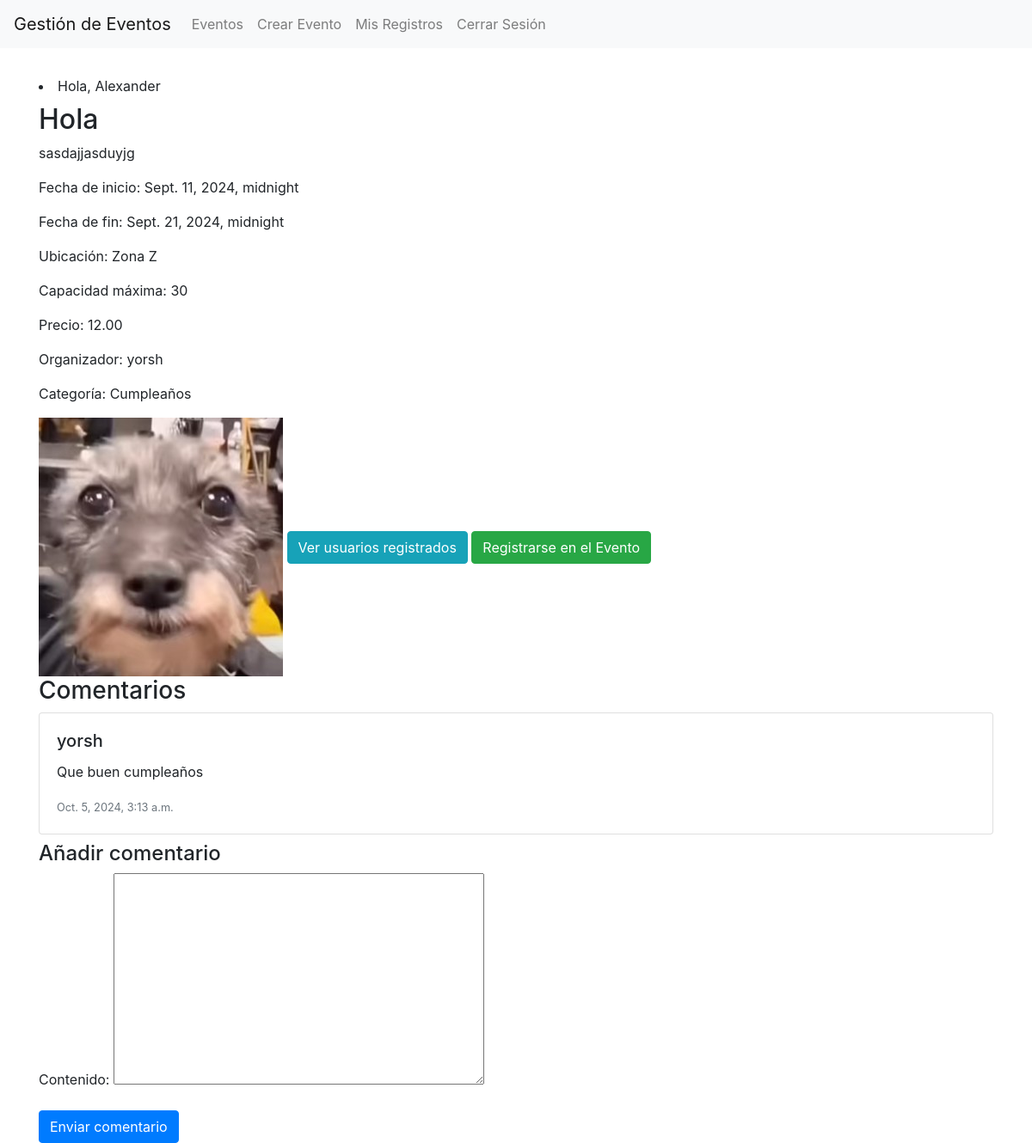
/evento/2/ (signed in), run on the app's committed database.
### events/models.py (models this page shows, shortened)
class Usuario(AbstractBaseUser, PermissionsMixin):
    username = models.CharField(max_length=150, unique=True)
    email = models.EmailField(_('email address'), unique=True)
    telefono = models.CharField(max_length=15, blank=True)
    bio = models.TextField(blank=True)
    fecha_nacimiento = models.DateField(null=True, blank=True)
    is_active = models.BooleanField(default=True)
    is_staff = models.BooleanField(default=False)
    objects = UsuarioManager()
    USERNAME_FIELD = 'username'
    REQUIRED_FIELDS = ['email']

class Evento(models.Model):
    ESTADO_CHOICES = [
        ('borrador', 'Borrador'),
        ('publicado', 'Publicado'),
        ('cancelado', 'Cancelado'),
    ]
    titulo = models.CharField(max_length=200)
    descripcion = models.TextField()
    fecha_inicio = models.DateTimeField()
    fecha_fin = models.DateTimeField()
    ubicacion = models.CharField(max_length=200)
    capacidad_maxima = models.PositiveIntegerField()
    precio = models.DecimalField(max_digits=10, decimal_places=2, default=0)
    organizador = models.ForeignKey(Usuario, on_delete=models.CASCADE, related_name='eventos_organizados')
    categoria = models.ForeignKey(Categoria, on_delete=models.SET_NULL, null=True, related_name='eventos')
    estado = models.CharField(max_length=10, choices=ESTADO_CHOICES, default='borrador')
    imagen = models.ImageField(upload_to='eventos/', blank=True, null=True)
    fecha_creacion = models.DateTimeField(auto_now_add=True)
    fecha_actualizacion = models.DateTimeField(auto_now=True)

class Categoria(models.Model):
    nombre = models.CharField(max_length=100)
    descripcion = models.TextField(blank=True)
    def __str__(self):
        return self.nombre

class Comentario(models.Model):
    evento = models.ForeignKey(Evento, on_delete=models.CASCADE, related_name='comentarios')
    usuario = models.ForeignKey(Usuario, on_delete=models.CASCADE, related_name='comentarios')
    contenido = models.TextField()
    fecha_creacion = models.DateTimeField(auto_now_add=True)

### events/views.py (the view)
# urls.py: path('evento/<int:pk>/', views.detalle_evento, name='detalle_evento'),
@login_required
def detalle_evento(request, pk):
    evento = get_object_or_404(Evento, pk=pk)
    if request.method == 'POST':
        form = ComentarioForm(request.POST)
        if form.is_valid():
            comentario = form.save(commit=False)
            comentario.evento = evento
            comentario.usuario = request.user
            comentario.save()
            messages.success(request, 'Comentario añadido exitosamente.')
            return redirect('detalle_evento', pk=pk)
    else:
        form = ComentarioForm()
    return render(request, 'events/detalle_evento.html', {'evento': evento, 'form': form})

### events/forms.py
class ComentarioForm(forms.ModelForm):
    class Meta:
        model = Comentario
        fields = ['contenido']

### events/templates/events/detalle_evento.html (shortened to what this page needs)
{% extends 'base.html' %}
{% block content %}
  <h2>{{ evento.titulo }}</h2>
  <p>{{ evento.descripcion }}</p>
  <p>Fecha de inicio: {{ evento.fecha_inicio }}</p>
  <p>Fecha de fin: {{ evento.fecha_fin }}</p>
  <p>Ubicación: {{ evento.ubicacion }}</p>
  <p>Capacidad máxima: {{ evento.capacidad_maxima }}</p>
  <p>Precio: {{ evento.precio }}</p>
  <p>Organizador: {{ evento.organizador.username }}</p>
  <p>Categoría: {{ evento.categoria }}</p>
  {% if evento.imagen %}
    <img src="{{ evento.imagen.url }}" alt="{{ evento.titulo }}" class="img-fluid">
  {% endif %}
  <a href="{% url 'usuarios_registrados_evento' evento.pk %}" class="btn btn-info">Ver usuarios registrados</a>
  {% if user.is_authenticated %}
    {% if user == evento.organizador %}
      <a href="{% url 'actualizar_evento' evento.pk %}" class="btn btn-primary">Actualizar Evento</a>
      <a href="{% url 'eliminar_evento' evento.pk %}" class="btn btn-danger">Eliminar Evento</a>
    {% else %}
      <a href="{% url 'registrar_evento' evento.pk %}" class="btn btn-success">Registrarse en el Evento</a>
    {% endif %}
  {% endif %}
  <h3>Comentarios</h3>
  {% for comentario in evento.comentarios.all %}
    <div class="card mb-2">
      <div class="card-body">
        <h5 class="card-title">{{ comentario.usuario.username }}</h5>
        <p class="card-text">{{ comentario.contenido }}</p>
        <p class="card-text"><small class="text-muted">{{ comentario.fecha_creacion }}</small></p>
      </div>
    </div>
  {% empty %}
    <p>No hay comentarios aún.</p>
  {% endfor %}
  {% if user.is_authenticated %}
    <h4>Añadir comentario</h4>
    <form method="post">
      {{ form.as_p }}
      <button type="submit" class="btn btn-primary">Enviar comentario</button>
    </form>
  {% endif %}
{% endblock %}

### events/templates/base.html (shortened to what this page needs)
<!DOCTYPE html>
<html lang="es">
<head>
    <link href="https://stackpath.bootstrapcdn.com/bootstrap/4.5.2/css/bootstrap.min.css" rel="stylesheet">
</head>
<body>
    <nav class="navbar navbar-expand-lg navbar-light bg-light">
        <a class="navbar-brand" href="{% url 'lista_eventos' %}">Gestión de Eventos</a>
        <div class="collapse navbar-collapse" id="navbarNav">
            <ul class="navbar-nav">
                <li class="nav-item">
                    <a class="nav-link" href="{% url 'lista_eventos' %}">Eventos</a>
                </li>
                {% if user.is_authenticated %}
                    <li class="nav-item">
                        <a class="nav-link" href="{% url 'crear_evento' %}">Crear Evento</a>
                    </li>
                    <li class="nav-item">
                        <a class="nav-link" href="{% url 'mis_registros' %}">Mis Registros</a>
                    </li>
                    <li class="nav-item">
                        <a class="nav-link" href="{% url 'logout' %}">Cerrar Sesión</a>
                    </li>
                {% endif %}
            </ul>
        </div>
    </nav>
    <div class="container mt-4">
        <li class="nav-item">
            <span class="navbar-text mr-3">
                Hola, {{ user.username }}
            </span>
        </li>
        {% block content %}
        {% endblock %}
    </div>
</body>
</html>

### data on the page
Usuario: username "Alexander"
Evento: titulo "Hola", descripcion "sasdajjasduyjg", fecha_inicio "Sept. 11, 2024, midnight", fecha_fin "Sept. 21, 2024, midnight", ubicacion "Zona Z", capacidad_maxima "30", precio "12.00", organizador.username "yorsh", categoria "Cumpleaños", imagen (picture)
Comentario: usuario.username "yorsh", contenido "Que buen cumpleaños", fecha_creacion "Oct. 5, 2024, 3:13 a.m."
